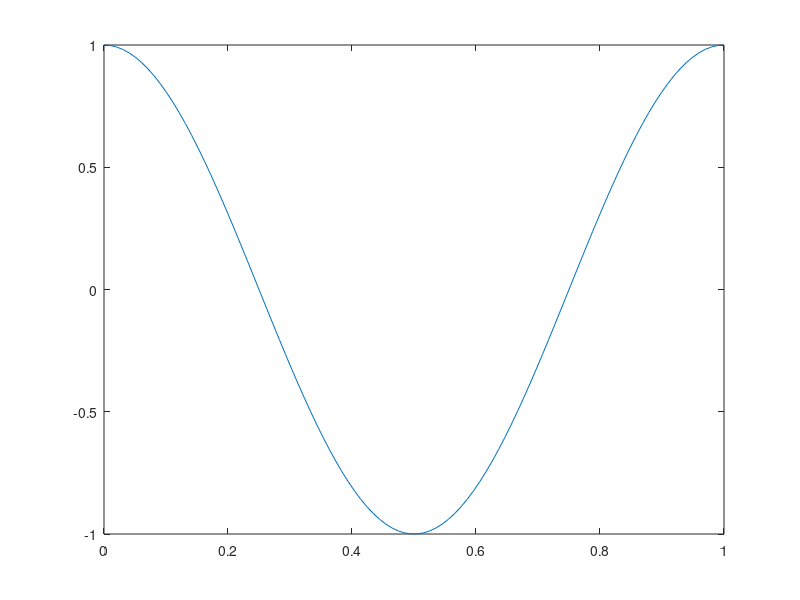

MATLAB code to generate this figure:
% Regression test function (black blox) for FreeMat v4.0.0
% This function is autogenerated by helpgen.
function bbtest_success = bbtest_cos
  bbtest_success = 1;
NumErrors = 0;
try
  x = linspace(0,1);

catch
  NumErrors = NumErrors + 1;
end
try
  plot(x,cos(2*pi*x))

catch
  NumErrors = NumErrors + 1;
end
try
  mprint('cosplot');

catch
  NumErrors = NumErrors + 1;
end
if (NumErrors ~= 0) bbtest_success = 0; return; end
